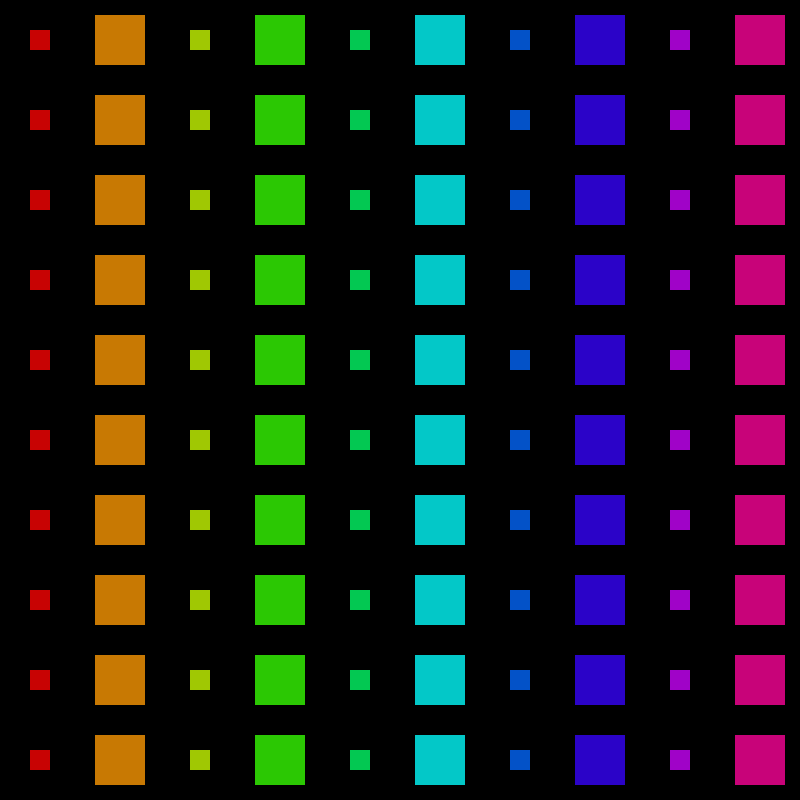
Frame 1 (no input)
Frame 60 (the mouse pressed at the canvas centre just before this capture): identical to frame 1, image omitted
Frame 120 (the mouse held since frame 60 and released just before this capture): identical to frame 1, image omitted

The Processing sketch that drew this single still picture (run headless with seeded random() and noise(); from frame 60 on, the mouse is pressed at the canvas centre):

// Processing sketch: sketch_2
// ── sketch_2.pde
int gridW = 10;
int gridH = 10;
ArrayList<Square> squares = new ArrayList<Square> ();
void setup () {
  size(800, 800);
  noStroke();
  rectMode(CENTER);
  colorMode (HSB);

  for (int i = 0; i < gridW; i++) {
    for (int j = 0; j < gridH; j++) {
      float w = width/gridW;
      float h = height/gridH;
      float xPos = i * width/gridW + w/2;
      float yPos = j * height/gridH + h/2;
      float hue = map(i, 0, gridW, 0, 255);
      int size; 


      if ( i % 2 ==0 ) {
        size = 20;
      } else {
        size = 50;
      }

      squares.add(new Square(new PVector(xPos, yPos), hue, false, size));
    }
  }
}




void draw () {
  background(0);


  for (int i = 0; i < squares.size(); i++) {
    Square square = squares.get(i);
    square.update();
  }
}
// ── Square.pde
class Square {
  //properties
  int size;
  float hue;
  boolean isRotate;
  PVector position; 
  
  Square (PVector position_, float hue_, boolean isRotate_, int size_) {
    position = position_;
    hue = hue_;
    isRotate = isRotate_;
    size = size_;
  }

  void update() {
    checkHover();
    fill (hue, 250, 200);
    if (isRotate) {
      moveView();
    } else {
      display();
    }
  }

  void checkHover() {
    //check if mouse is inside square
    //rate value = true
    if (mouseX >= position.x - size/2 && mouseX <= position.x + size/2
      && mouseY >= position.y - size/2 && mouseY <= position.y + size/2) {
      isRotate = true;
    } else {
      isRotate = false;
    }
  }

  void display () {
    pushMatrix();
    rect(position.x, position.y, size, size);
    popMatrix();
  }

  void moveView () {
    pushMatrix();
    //makes roatae from center of square
    translate (position.x, position.y);
    //roates 
    rotate(PI/6);
    //puts back to normal in the start
    translate(-position.x, -position.y);
    //draws
    rect(position.x, position.y, size, size);
    popMatrix();
  }
}
